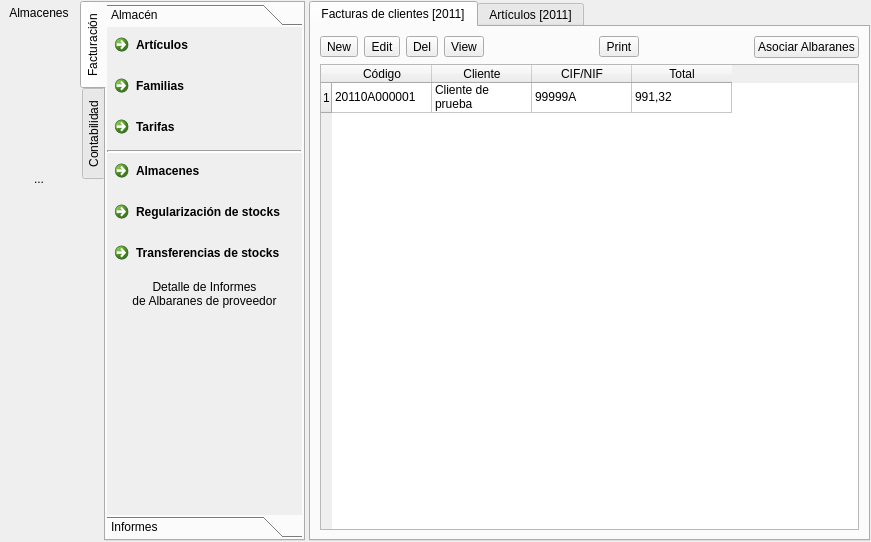
<?xml version="1.0" encoding="UTF-8"?>
<ui version="4.0">
 <class>Form</class>
 <widget class="QWidget" name="Form">
  <property name="geometry">
   <rect>
    <x>0</x>
    <y>0</y>
    <width>871</width>
    <height>542</height>
   </rect>
  </property>
  <property name="windowTitle">
   <string>Form</string>
  </property>
  <layout class="QHBoxLayout" name="horizontalLayout" stretch="0,4,0">
   <property name="spacing">
    <number>4</number>
   </property>
   <property name="sizeConstraint">
    <enum>QLayout::SetMaximumSize</enum>
   </property>
   <property name="margin">
    <number>1</number>
   </property>
   <item>
    <widget class="QFrame" name="frame_4">
     <property name="frameShape">
      <enum>QFrame::NoFrame</enum>
     </property>
     <property name="frameShadow">
      <enum>QFrame::Raised</enum>
     </property>
     <layout class="QVBoxLayout" name="verticalLayout_4">
      <property name="spacing">
       <number>0</number>
      </property>
      <property name="leftMargin">
       <number>1</number>
      </property>
      <property name="topMargin">
       <number>1</number>
      </property>
      <property name="rightMargin">
       <number>0</number>
      </property>
      <property name="bottomMargin">
       <number>1</number>
      </property>
      <item>
       <widget class="QToolButton" name="toolButton_6">
        <property name="sizePolicy">
         <sizepolicy hsizetype="Preferred" vsizetype="Fixed">
          <horstretch>0</horstretch>
          <verstretch>0</verstretch>
         </sizepolicy>
        </property>
        <property name="focusPolicy">
         <enum>Qt::NoFocus</enum>
        </property>
        <property name="toolTip">
         <string>Almacenes</string>
        </property>
        <property name="text">
         <string>Almacenes</string>
        </property>
        <property name="icon">
         <iconset>
          <normaloff>../icons/gtk-home.png</normaloff>../icons/gtk-home.png</iconset>
        </property>
        <property name="iconSize">
         <size>
          <width>22</width>
          <height>22</height>
         </size>
        </property>
        <property name="toolButtonStyle">
         <enum>Qt::ToolButtonIconOnly</enum>
        </property>
        <property name="autoRaise">
         <bool>true</bool>
        </property>
       </widget>
      </item>
      <item>
       <widget class="QToolButton" name="toolButton_7">
        <property name="sizePolicy">
         <sizepolicy hsizetype="Preferred" vsizetype="Fixed">
          <horstretch>0</horstretch>
          <verstretch>0</verstretch>
         </sizepolicy>
        </property>
        <property name="focusPolicy">
         <enum>Qt::NoFocus</enum>
        </property>
        <property name="toolTip">
         <string>Facturas de Cliente</string>
        </property>
        <property name="text">
         <string/>
        </property>
        <property name="icon">
         <iconset>
          <normaloff>../icons/gtk-italic.png</normaloff>../icons/gtk-italic.png</iconset>
        </property>
        <property name="iconSize">
         <size>
          <width>22</width>
          <height>22</height>
         </size>
        </property>
        <property name="autoRaise">
         <bool>true</bool>
        </property>
       </widget>
      </item>
      <item>
       <widget class="QToolButton" name="toolButton_8">
        <property name="sizePolicy">
         <sizepolicy hsizetype="Preferred" vsizetype="Fixed">
          <horstretch>0</horstretch>
          <verstretch>0</verstretch>
         </sizepolicy>
        </property>
        <property name="focusPolicy">
         <enum>Qt::NoFocus</enum>
        </property>
        <property name="toolTip">
         <string>Albaranes de Cliente</string>
        </property>
        <property name="text">
         <string/>
        </property>
        <property name="icon">
         <iconset>
          <normaloff>../icons/gtk-unindent-rtl.png</normaloff>../icons/gtk-unindent-rtl.png</iconset>
        </property>
        <property name="iconSize">
         <size>
          <width>22</width>
          <height>22</height>
         </size>
        </property>
        <property name="autoRaise">
         <bool>true</bool>
        </property>
       </widget>
      </item>
      <item>
       <widget class="QToolButton" name="toolButton_9">
        <property name="sizePolicy">
         <sizepolicy hsizetype="Preferred" vsizetype="Fixed">
          <horstretch>0</horstretch>
          <verstretch>0</verstretch>
         </sizepolicy>
        </property>
        <property name="focusPolicy">
         <enum>Qt::NoFocus</enum>
        </property>
        <property name="toolTip">
         <string>Pedidos de cliente</string>
        </property>
        <property name="text">
         <string/>
        </property>
        <property name="icon">
         <iconset>
          <normaloff>../icons/gtk-find-and-replace.png</normaloff>../icons/gtk-find-and-replace.png</iconset>
        </property>
        <property name="iconSize">
         <size>
          <width>22</width>
          <height>22</height>
         </size>
        </property>
        <property name="autoRaise">
         <bool>true</bool>
        </property>
       </widget>
      </item>
      <item>
       <widget class="QToolButton" name="toolButton_10">
        <property name="sizePolicy">
         <sizepolicy hsizetype="Preferred" vsizetype="Fixed">
          <horstretch>0</horstretch>
          <verstretch>0</verstretch>
         </sizepolicy>
        </property>
        <property name="focusPolicy">
         <enum>Qt::NoFocus</enum>
        </property>
        <property name="toolTip">
         <string>Albaranes de proveedor</string>
        </property>
        <property name="text">
         <string/>
        </property>
        <property name="icon">
         <iconset>
          <normaloff>../icons/go-down.png</normaloff>../icons/go-down.png</iconset>
        </property>
        <property name="iconSize">
         <size>
          <width>22</width>
          <height>22</height>
         </size>
        </property>
        <property name="autoRaise">
         <bool>true</bool>
        </property>
       </widget>
      </item>
      <item>
       <widget class="QToolButton" name="toolButton_15">
        <property name="sizePolicy">
         <sizepolicy hsizetype="Preferred" vsizetype="Fixed">
          <horstretch>0</horstretch>
          <verstretch>0</verstretch>
         </sizepolicy>
        </property>
        <property name="focusPolicy">
         <enum>Qt::NoFocus</enum>
        </property>
        <property name="toolTip">
         <string>Pedidos de proveedor</string>
        </property>
        <property name="text">
         <string/>
        </property>
        <property name="icon">
         <iconset>
          <normaloff>../icons/gtk-select-all.png</normaloff>../icons/gtk-select-all.png</iconset>
        </property>
        <property name="iconSize">
         <size>
          <width>22</width>
          <height>22</height>
         </size>
        </property>
        <property name="autoRaise">
         <bool>true</bool>
        </property>
       </widget>
      </item>
      <item>
       <widget class="QToolButton" name="toolButton_16">
        <property name="sizePolicy">
         <sizepolicy hsizetype="Preferred" vsizetype="Fixed">
          <horstretch>0</horstretch>
          <verstretch>0</verstretch>
         </sizepolicy>
        </property>
        <property name="focusPolicy">
         <enum>Qt::NoFocus</enum>
        </property>
        <property name="toolTip">
         <string>----</string>
        </property>
        <property name="text">
         <string>...</string>
        </property>
        <property name="iconSize">
         <size>
          <width>22</width>
          <height>22</height>
         </size>
        </property>
        <property name="autoRaise">
         <bool>true</bool>
        </property>
       </widget>
      </item>
      <item>
       <spacer name="verticalSpacer">
        <property name="orientation">
         <enum>Qt::Vertical</enum>
        </property>
        <property name="sizeHint" stdset="0">
         <size>
          <width>20</width>
          <height>40</height>
         </size>
        </property>
       </spacer>
      </item>
     </layout>
    </widget>
   </item>
   <item>
    <widget class="QTabWidget" name="tabWidget">
     <property name="sizePolicy">
      <sizepolicy hsizetype="Preferred" vsizetype="Expanding">
       <horstretch>0</horstretch>
       <verstretch>0</verstretch>
      </sizepolicy>
     </property>
     <property name="focusPolicy">
      <enum>Qt::NoFocus</enum>
     </property>
     <property name="tabPosition">
      <enum>QTabWidget::West</enum>
     </property>
     <property name="tabShape">
      <enum>QTabWidget::Rounded</enum>
     </property>
     <property name="currentIndex">
      <number>0</number>
     </property>
     <widget class="QWidget" name="tab_2">
      <attribute name="title">
       <string>Facturación</string>
      </attribute>
      <layout class="QVBoxLayout" name="verticalLayout_2">
       <property name="spacing">
        <number>1</number>
       </property>
       <property name="sizeConstraint">
        <enum>QLayout::SetNoConstraint</enum>
       </property>
       <property name="margin">
        <number>1</number>
       </property>
       <item>
        <widget class="QToolBox" name="toolBox_2">
         <property name="sizePolicy">
          <sizepolicy hsizetype="Preferred" vsizetype="Preferred">
           <horstretch>0</horstretch>
           <verstretch>0</verstretch>
          </sizepolicy>
         </property>
         <property name="frameShape">
          <enum>QFrame::NoFrame</enum>
         </property>
         <property name="currentIndex">
          <number>0</number>
         </property>
         <property name="tabSpacing">
          <number>1</number>
         </property>
         <widget class="QWidget" name="page_3">
          <property name="geometry">
           <rect>
            <x>0</x>
            <y>0</y>
            <width>210</width>
            <height>473</height>
           </rect>
          </property>
          <property name="sizePolicy">
           <sizepolicy hsizetype="Preferred" vsizetype="Preferred">
            <horstretch>0</horstretch>
            <verstretch>0</verstretch>
           </sizepolicy>
          </property>
          <attribute name="label">
           <string>Almacén</string>
          </attribute>
          <layout class="QFormLayout" name="formLayout_2">
           <property name="sizeConstraint">
            <enum>QLayout::SetDefaultConstraint</enum>
           </property>
           <property name="fieldGrowthPolicy">
            <enum>QFormLayout::AllNonFixedFieldsGrow</enum>
           </property>
           <property name="rowWrapPolicy">
            <enum>QFormLayout::WrapLongRows</enum>
           </property>
           <property name="horizontalSpacing">
            <number>0</number>
           </property>
           <property name="verticalSpacing">
            <number>0</number>
           </property>
           <property name="margin">
            <number>0</number>
           </property>
           <item row="1" column="1">
            <widget class="QCommandLinkButton" name="commandLinkButton_5">
             <property name="text">
              <string>Artículos</string>
             </property>
            </widget>
           </item>
           <item row="3" column="1">
            <widget class="QCommandLinkButton" name="commandLinkButton_6">
             <property name="text">
              <string>Familias</string>
             </property>
            </widget>
           </item>
           <item row="4" column="1">
            <widget class="QCommandLinkButton" name="commandLinkButton_7">
             <property name="text">
              <string>Tarifas</string>
             </property>
            </widget>
           </item>
           <item row="5" column="1">
            <widget class="QFrame" name="frame_2">
             <property name="frameShape">
              <enum>QFrame::HLine</enum>
             </property>
             <property name="frameShadow">
              <enum>QFrame::Sunken</enum>
             </property>
             <property name="lineWidth">
              <number>2</number>
             </property>
            </widget>
           </item>
           <item row="6" column="1">
            <widget class="QCommandLinkButton" name="commandLinkButton_4">
             <property name="text">
              <string>Almacenes</string>
             </property>
            </widget>
           </item>
           <item row="7" column="1">
            <widget class="QCommandLinkButton" name="commandLinkButton_8">
             <property name="text">
              <string>Regularización de stocks</string>
             </property>
            </widget>
           </item>
           <item row="8" column="1">
            <widget class="QCommandLinkButton" name="commandLinkButton_9">
             <property name="text">
              <string>Transferencias de stocks</string>
             </property>
            </widget>
           </item>
           <item row="9" column="1">
            <widget class="QToolButton" name="toolButton_17">
             <property name="sizePolicy">
              <sizepolicy hsizetype="Preferred" vsizetype="Fixed">
               <horstretch>0</horstretch>
               <verstretch>0</verstretch>
              </sizepolicy>
             </property>
             <property name="text">
              <string>Detalle de Informes
de Albaranes de proveedor</string>
             </property>
             <property name="icon">
              <iconset>
               <normaloff>../../../../../clock.png</normaloff>../../../../../clock.png</iconset>
             </property>
             <property name="iconSize">
              <size>
               <width>32</width>
               <height>32</height>
              </size>
             </property>
             <property name="toolButtonStyle">
              <enum>Qt::ToolButtonTextBesideIcon</enum>
             </property>
             <property name="autoRaise">
              <bool>true</bool>
             </property>
            </widget>
           </item>
          </layout>
         </widget>
         <widget class="QWidget" name="page_4">
          <property name="geometry">
           <rect>
            <x>0</x>
            <y>0</y>
            <width>206</width>
            <height>488</height>
           </rect>
          </property>
          <attribute name="label">
           <string>Informes</string>
          </attribute>
          <layout class="QFormLayout" name="formLayout_3">
           <property name="fieldGrowthPolicy">
            <enum>QFormLayout::AllNonFixedFieldsGrow</enum>
           </property>
           <property name="horizontalSpacing">
            <number>1</number>
           </property>
           <property name="verticalSpacing">
            <number>3</number>
           </property>
           <property name="margin">
            <number>2</number>
           </property>
           <item row="0" column="0">
            <widget class="QToolButton" name="toolButton_11">
             <property name="text">
              <string>...</string>
             </property>
             <property name="icon">
              <iconset>
               <normaloff>../../../../../clock.png</normaloff>../../../../../clock.png</iconset>
             </property>
             <property name="iconSize">
              <size>
               <width>32</width>
               <height>32</height>
              </size>
             </property>
             <property name="toolButtonStyle">
              <enum>Qt::ToolButtonIconOnly</enum>
             </property>
            </widget>
           </item>
           <item row="0" column="1">
            <widget class="QLabel" name="label">
             <property name="frameShape">
              <enum>QFrame::Panel</enum>
             </property>
             <property name="frameShadow">
              <enum>QFrame::Raised</enum>
             </property>
             <property name="lineWidth">
              <number>0</number>
             </property>
             <property name="text">
              <string>Detalle de presupuestos de clientes</string>
             </property>
             <property name="wordWrap">
              <bool>true</bool>
             </property>
             <property name="margin">
              <number>2</number>
             </property>
            </widget>
           </item>
           <item row="1" column="0">
            <widget class="QToolButton" name="toolButton_12">
             <property name="text">
              <string>...</string>
             </property>
             <property name="icon">
              <iconset>
               <normaloff>../../../../../clock.png</normaloff>../../../../../clock.png</iconset>
             </property>
            </widget>
           </item>
           <item row="1" column="1">
            <widget class="QLabel" name="label_2">
             <property name="text">
              <string>Detalle de pedidos de clientes</string>
             </property>
             <property name="wordWrap">
              <bool>true</bool>
             </property>
            </widget>
           </item>
           <item row="4" column="1">
            <widget class="QFrame" name="frame_3">
             <property name="frameShape">
              <enum>QFrame::HLine</enum>
             </property>
             <property name="frameShadow">
              <enum>QFrame::Sunken</enum>
             </property>
             <property name="lineWidth">
              <number>2</number>
             </property>
            </widget>
           </item>
           <item row="5" column="0">
            <widget class="QToolButton" name="toolButton_13">
             <property name="text">
              <string>...</string>
             </property>
             <property name="icon">
              <iconset>
               <normaloff>../../../../../clock.png</normaloff>../../../../../clock.png</iconset>
             </property>
            </widget>
           </item>
           <item row="5" column="1">
            <widget class="QLabel" name="label_6">
             <property name="text">
              <string>Detalle de pedidos de proveedores</string>
             </property>
             <property name="wordWrap">
              <bool>true</bool>
             </property>
            </widget>
           </item>
           <item row="6" column="0">
            <widget class="QToolButton" name="toolButton_14">
             <property name="text">
              <string>...</string>
             </property>
             <property name="icon">
              <iconset>
               <normaloff>../../../../../clock.png</normaloff>../../../../../clock.png</iconset>
             </property>
            </widget>
           </item>
           <item row="6" column="1">
            <widget class="QLabel" name="label_5">
             <property name="text">
              <string>Detalle de albaranes de proveedores</string>
             </property>
             <property name="wordWrap">
              <bool>true</bool>
             </property>
            </widget>
           </item>
          </layout>
         </widget>
        </widget>
       </item>
      </layout>
     </widget>
     <widget class="QWidget" name="tab">
      <attribute name="title">
       <string>Contabilidad</string>
      </attribute>
      <layout class="QVBoxLayout" name="verticalLayout">
       <property name="spacing">
        <number>1</number>
       </property>
       <property name="sizeConstraint">
        <enum>QLayout::SetMinAndMaxSize</enum>
       </property>
       <property name="margin">
        <number>1</number>
       </property>
       <item>
        <widget class="QToolBox" name="toolBox">
         <property name="sizePolicy">
          <sizepolicy hsizetype="Preferred" vsizetype="Preferred">
           <horstretch>0</horstretch>
           <verstretch>0</verstretch>
          </sizepolicy>
         </property>
         <property name="frameShape">
          <enum>QFrame::NoFrame</enum>
         </property>
         <property name="currentIndex">
          <number>1</number>
         </property>
         <property name="tabSpacing">
          <number>1</number>
         </property>
         <widget class="QWidget" name="page">
          <property name="geometry">
           <rect>
            <x>0</x>
            <y>0</y>
            <width>197</width>
            <height>121</height>
           </rect>
          </property>
          <property name="sizePolicy">
           <sizepolicy hsizetype="Preferred" vsizetype="Preferred">
            <horstretch>0</horstretch>
            <verstretch>0</verstretch>
           </sizepolicy>
          </property>
          <attribute name="label">
           <string>Principal</string>
          </attribute>
          <layout class="QFormLayout" name="formLayout">
           <property name="sizeConstraint">
            <enum>QLayout::SetMinAndMaxSize</enum>
           </property>
           <property name="fieldGrowthPolicy">
            <enum>QFormLayout::AllNonFixedFieldsGrow</enum>
           </property>
           <property name="rowWrapPolicy">
            <enum>QFormLayout::WrapLongRows</enum>
           </property>
           <property name="horizontalSpacing">
            <number>0</number>
           </property>
           <property name="verticalSpacing">
            <number>0</number>
           </property>
           <property name="leftMargin">
            <number>0</number>
           </property>
           <property name="topMargin">
            <number>0</number>
           </property>
           <property name="rightMargin">
            <number>0</number>
           </property>
           <item row="5" column="1">
            <widget class="QCommandLinkButton" name="commandLinkButton_3">
             <property name="text">
              <string>Regularización del I.V.A.</string>
             </property>
            </widget>
           </item>
           <item row="1" column="1">
            <widget class="QCommandLinkButton" name="commandLinkButton">
             <property name="text">
              <string>Asientos</string>
             </property>
            </widget>
           </item>
           <item row="3" column="1">
            <widget class="QCommandLinkButton" name="commandLinkButton_2">
             <property name="text">
              <string>Asientos Predefinidos</string>
             </property>
            </widget>
           </item>
           <item row="4" column="1">
            <widget class="QFrame" name="frame">
             <property name="frameShape">
              <enum>QFrame::HLine</enum>
             </property>
             <property name="frameShadow">
              <enum>QFrame::Sunken</enum>
             </property>
             <property name="lineWidth">
              <number>2</number>
             </property>
            </widget>
           </item>
          </layout>
         </widget>
         <widget class="QWidget" name="page_2">
          <property name="geometry">
           <rect>
            <x>0</x>
            <y>0</y>
            <width>206</width>
            <height>488</height>
           </rect>
          </property>
          <attribute name="label">
           <string>Informes</string>
          </attribute>
         </widget>
        </widget>
       </item>
      </layout>
     </widget>
    </widget>
   </item>
   <item>
    <widget class="QTabWidget" name="tabWidget_2">
     <property name="sizePolicy">
      <sizepolicy hsizetype="Expanding" vsizetype="Expanding">
       <horstretch>10</horstretch>
       <verstretch>0</verstretch>
      </sizepolicy>
     </property>
     <property name="currentIndex">
      <number>0</number>
     </property>
     <widget class="QWidget" name="tab_3">
      <attribute name="title">
       <string>Facturas de clientes [2011]</string>
      </attribute>
      <layout class="QVBoxLayout" name="verticalLayout_3">
       <item>
        <layout class="QHBoxLayout" name="horizontalLayout_2">
         <item>
          <widget class="QToolButton" name="toolButton">
           <property name="text">
            <string>New</string>
           </property>
          </widget>
         </item>
         <item>
          <widget class="QToolButton" name="toolButton_2">
           <property name="text">
            <string>Edit</string>
           </property>
          </widget>
         </item>
         <item>
          <widget class="QToolButton" name="toolButton_3">
           <property name="text">
            <string>Del</string>
           </property>
          </widget>
         </item>
         <item>
          <widget class="QToolButton" name="toolButton_4">
           <property name="text">
            <string>View</string>
           </property>
          </widget>
         </item>
         <item>
          <spacer name="horizontalSpacer">
           <property name="orientation">
            <enum>Qt::Horizontal</enum>
           </property>
           <property name="sizeHint" stdset="0">
            <size>
             <width>40</width>
             <height>20</height>
            </size>
           </property>
          </spacer>
         </item>
         <item>
          <widget class="QToolButton" name="toolButton_5">
           <property name="text">
            <string>Print</string>
           </property>
          </widget>
         </item>
         <item>
          <spacer name="horizontalSpacer_2">
           <property name="orientation">
            <enum>Qt::Horizontal</enum>
           </property>
           <property name="sizeHint" stdset="0">
            <size>
             <width>40</width>
             <height>20</height>
            </size>
           </property>
          </spacer>
         </item>
         <item>
          <widget class="QPushButton" name="pushButton">
           <property name="text">
            <string>Asociar Albaranes</string>
           </property>
          </widget>
         </item>
        </layout>
       </item>
       <item>
        <widget class="QTableWidget" name="tableWidget">
         <row>
          <property name="text">
           <string>1</string>
          </property>
         </row>
         <column>
          <property name="text">
           <string>Código</string>
          </property>
         </column>
         <column>
          <property name="text">
           <string>Cliente</string>
          </property>
         </column>
         <column>
          <property name="text">
           <string>CIF/NIF</string>
          </property>
         </column>
         <column>
          <property name="text">
           <string>Total</string>
          </property>
         </column>
         <item row="0" column="0">
          <property name="text">
           <string>20110A000001</string>
          </property>
         </item>
         <item row="0" column="1">
          <property name="text">
           <string>Cliente de prueba</string>
          </property>
         </item>
         <item row="0" column="2">
          <property name="text">
           <string>99999A</string>
          </property>
         </item>
         <item row="0" column="3">
          <property name="text">
           <string>991,32</string>
          </property>
         </item>
        </widget>
       </item>
      </layout>
     </widget>
     <widget class="QWidget" name="tab_4">
      <attribute name="title">
       <string>Artículos [2011]</string>
      </attribute>
     </widget>
    </widget>
   </item>
  </layout>
 </widget>
 <resources/>
 <connections/>
</ui>
